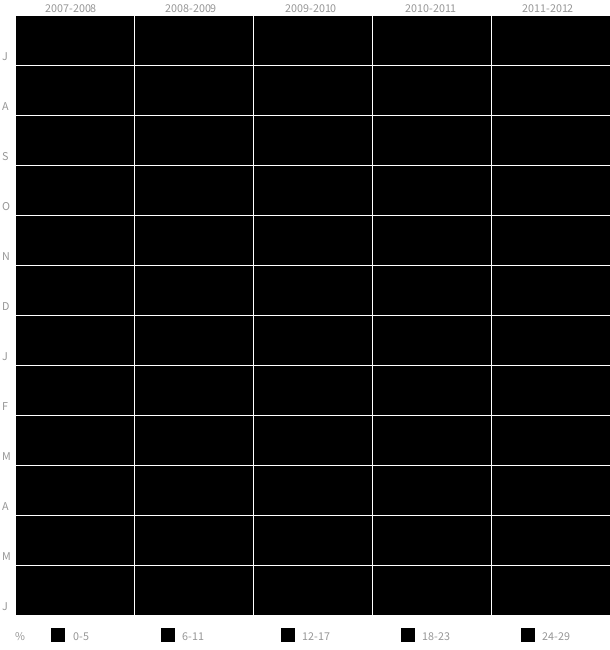
Frame 1 (no input)
Frame 60 (the mouse pressed at the canvas centre just before this capture): identical to frame 1, image omitted
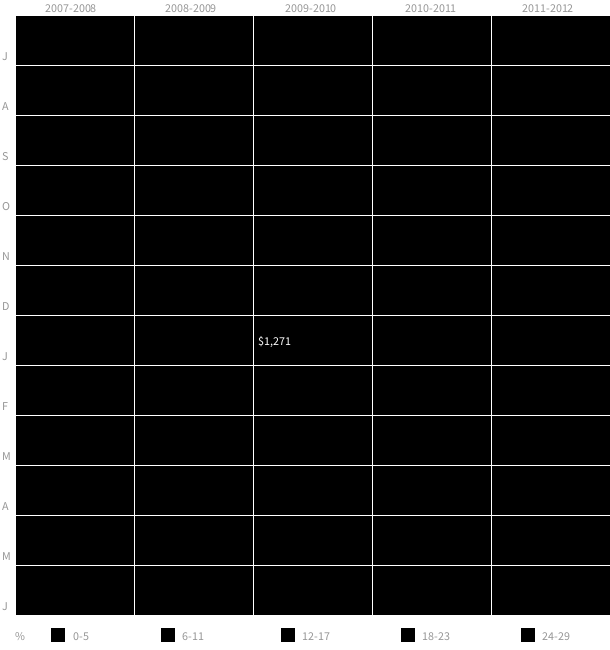
Frame 120 (the mouse held since frame 60 and released just before this capture)

The Processing sketch that drew these frames (run headless with seeded random() and noise(); from frame 60 on, the mouse is pressed at the canvas centre):

// Processing sketch: processing_88825
// ── processing_88825.pde

float y;
int x;
color group1 = color(#41F24D); //0%-5%
color group2 = color(#1DBF28); //6%-11%
color group3 = color(#00960A); //12%-17%
color group4 = color(#006106); //18%-23%
color group5 = color(#003804); //24%-29%

void setup() {
  size(610, 650);
  smooth();
  stroke(255);
  background(255);
  fill(150);
  text("%", 15, 640);
  fill(group1);
  rect(50, 627, 15, 15);
  fill(150);
  text("0-5", 73, 640);
  fill(group2);
  rect(160, 627, 15, 15);
  fill(150);
  text("6-11", 182, 640);
  fill(group3);
  rect(280, 627, 15, 15);
  fill(150);
  text("12-17", 302, 640);
  fill(group4);
  rect(400, 627, 15, 15);
  fill(150);
  text("18-23", 422, 640);
  fill(group5);
  rect(520, 627, 15, 15);
  fill(150);
  text("24-29", 542, 640);
      fill(150);
    text("J", 2, 60);
    text("A", 2, 110);
    text("S", 2, 160);
    text("O", 2, 210);
    text("N", 2, 260);
    text("D", 2, 310);
    text("J", 2, 360);
    text("F", 2, 410);
    text("M", 2, 460);
    text("A", 2, 510);
    text("M", 2, 560);
    text("J", 2, 610);
  text("2007-2008", 45, 12);
  text("2008-2009", 165, 12);
  text("2009-2010", 285, 12);
  text("2010-2011", 405, 12);
  text("2011-2012", 522, 12);
  
}

void draw() {
//2007-2008
  for(int i = 0; i < 12; i++) {
    y = i*(height/13)+15;
    x=15;
    fill(group1);
    rect(x, y, 120, 50);

         //August 07
    fill(group2);
    rect(x, (height/13)*1+15, 120, 50);
        if (mouseX < 120){
        if (mouseY > 65) {
        if (mouseY < 115) {
            fill(255);
            text("$4,714", x+5, 95);
        }}} else {
         }
         //September 07
    fill(group2);
    rect(x, (height/13)*2+15, 120, 50);
        if (mouseX < 120){
        if (mouseY > 115) {
        if (mouseY < 165) {
            fill(255);
            text("$3,095", x+5, 145);
        }}} else {
         }
         //October 07
    fill(group3);
    rect(x, (height/13)*3+15, 120, 50);
        if (mouseX < 120){
        if (mouseY > 165) {
        if (mouseY < 215) {
            fill(255);
            text("$7,606", x+5, 195);
        }}} else {
         }
         //November 07
    fill(group4);
    rect(x, (height/13)*4+15, 120, 50);
        if (mouseX < 120){
        if (mouseY > 215) {
        if (mouseY < 265) {
            fill(255);
            text("$10,311", x+5, 245);
        }}} else {
         }
         //January 08
    fill(group3);
    rect(x, (height/13)*6+15, 120, 50);
        if (mouseX < 120){
        if (mouseY > 315) {
        if (mouseY < 365) {
            fill(255);
            text("$7,455", x+5, 345);
        }}} else {
         }
        // February 08
    fill(group2);
    rect(x, (height/13)*7+15, 120, 50);
        if (mouseX < 120){
        if (mouseY > 365) {
        if (mouseY < 415) {
            fill(255);
            text("$5,971", x+5, 395);
        }}} else {
         }
    //April 08
    fill(group2);
    rect(x, (height/13)*9+15, 120, 50);
        if (mouseX < 120){
        if (mouseY > 465) {
        if (mouseY < 515) {
            fill(255);
            text("$4,032", x+5, 495);
        }}} else {
         }
         //May 08
        if (mouseX < 120){
        if (mouseY > 515) {
        if (mouseY < 565) {
            fill(255);
            text("$2,877", x+5, 545);
        }}} else {
         }
    //June 08
//    fill(group1);
 //   rect(x, (height/13)*11, 120, 50);
        if (mouseX < 120){
        if (mouseY > 565) {
        if (mouseY < 615) {
            fill(255);
            text("$2,200", x+5, 595);
        }}} else {
         }

  } 
          //July 2007
        if (mouseX < 120){
        if (mouseY > 15) {
        if (mouseY < 65) {
            fill(255);
            text("$650", x+5, 45);
        }}} else {
         }
 //December 07
//    fill(group1);
//    rect(x, (height/13)*5, 120, 50);
        if (mouseX < 120){
        if (mouseY > 265) {
        if (mouseY < 315) {
            fill(255);
            text("$1,125", x+5, 295);
        }}} else {
         }
                  //March 08
 //   fill(group1);
  //  rect(x, (height/13)*8, 120, 50);
        if (mouseX < 120){
        if (mouseY > 415) {
        if (mouseY < 465) {
            fill(255);
            text("$2,750", x+5, 445);
        }}} else {
         }
  //2008-2009      
  for(int i = 0; i < 12; i++) {
    y = i*(height/13)+15;
    x=((width/5)*1)+12;
    fill(group1);
    rect(x, y, 120, 50);
         //October08
    fill(group2);
    rect(x, (height/13)*3+15, 120, 50); 
         if (mouseX > 120){
        if (mouseX < 240) {
        if (mouseY > 165) {
        if (mouseY < 215) {
            fill(255);
            text("$2,551", x+5, 195);
        }}}} else {
         }
         //November08
    fill(group2);
    rect(x, (height/13)*4+15, 120, 50);
         if (mouseX > 120){
        if (mouseX < 240) {
        if (mouseY > 215) {
        if (mouseY < 265) {
            fill(255);
            text("$4,704", x+5, 245);
        }}}} else {
         }
         //January09
    fill(group2);
    rect(x, (height/13)*6+15, 120, 50);
         if (mouseX > 120){
        if (mouseX < 240) {
        if (mouseY > 315) {
        if (mouseY < 365) {
            fill(255);
            text("$2,893", x+5, 345);
        }}}} else {
         }
         //February09
    fill(group2);
    rect(x, (height/13)*7+15, 120, 50);
        if (mouseX > 120){
        if (mouseX < 240) {
        if (mouseY > 365) {
        if (mouseY < 415) {
            fill(255);
            text("$4,680", x+5, 395);
        }}}} else {
         }
         //March09
    fill(group5);
    rect(x, (height/13)*8+15, 120, 50);
        if (mouseX > 120){
        if (mouseX < 240) {
        if (mouseY > 415) {
        if (mouseY < 465) {
            fill(255);
            text("$12,654", x+5, 445);
        }}}} else {
         }
         //April09
    fill(group3);
    rect(x, (height/13)*9+15, 120, 50);
        if (mouseX > 120){
        if (mouseX < 240) {
        if (mouseY > 465) {
        if (mouseY < 515) {
            fill(255);
            text("$7,038", x+5, 495);
        }}}} else {
         }
         //May09
    fill(group1);
    rect(x, (height/13)*10+15, 120, 50);
        if (mouseX > 120){
        if (mouseX < 240) {
        if (mouseY > 515) {
        if (mouseY < 565) {
            fill(255);
            text("$2,100", x+5, 545);
        }}}} else {
         }
        // June09
    fill(group3);
    rect(x, (height/13)*11+15, 120, 50);
        if (mouseX > 120){
        if (mouseX < 240) {
        if (mouseY > 565) {
        if (mouseY < 615) {
            fill(255);
            text("$5,414", x+5, 595);
        }}}} else {
         }
  }
      //July 08
        if (mouseX > 120){
        if (mouseX <240) {
        if (mouseY >15) {
        if (mouseY < 65) {
            fill(255);
            text("$0", x+5, 45);
        }}}} else {
         }
         //August08
        if (mouseX > 120){
        if (mouseX < 240) {
        if (mouseY > 65) {
        if (mouseY < 115) {
            fill(255);
            text("$1,066", x+5, 95);
        }}}} else {
         }
         //September08
        if (mouseX > 120){
        if (mouseX < 240) {
        if (mouseY > 115) {
        if (mouseY < 165) {
            fill(255);
            text("$0", x+5, 145);
        }}}} else {
         }
        //December08
         if (mouseX > 120){
        if (mouseX < 240) {
        if (mouseY > 265) {
        if (mouseY < 315) {
            fill(255);
            text("$149", x+5, 295);
        }}}} else {
         }
//2009-2010
  for(int i = 0; i < 12; i++) {
    y = i*(height/13)+15;
    x=((width/5)*2)+9;
    fill(group1);
    rect(x, y, 120, 50);
         //October09
    fill(group2);
    rect(x, (height/13)*3+15, 120, 50);
         if (mouseX > 240){
        if (mouseX < 360) {
        if (mouseY > 165) {
        if (mouseY < 215) {
            fill(255);
            text("$3,201", x+5, 195);
        }}}} else {
         }
         //November09
    fill(group4);
    rect(x, (height/13)*4+15, 120, 50);
         if (mouseX > 240){
        if (mouseX < 360) {
        if (mouseY > 215) {
        if (mouseY < 265) {
            fill(255);
            text("$9,308", x+5, 245);
        }}}} else {
         }
         //December09
    fill(group2);
    rect(x, (height/13)*5+15, 120, 50);
         if (mouseX > 240){
        if (mouseX < 360) {
        if (mouseY > 265) {
        if (mouseY < 315) {
            fill(255);
            text("$4,153", x+5, 295);
        }}}} else {
         }
         //March10
    fill(group4);
    rect(x, (height/13)*8+15, 120, 50);
        if (mouseX > 240){
        if (mouseX < 360) {
        if (mouseY > 415) {
        if (mouseY < 465) {
            fill(255);
            text("$8,961", x+5, 445);
        }}}} else {
         }
         //April10
    fill(group3);
    rect(x, (height/13)*9+15, 120, 50);
        if (mouseX > 240){
        if (mouseX < 360) {
        if (mouseY > 465) {
        if (mouseY < 515) {
            fill(255);
            text("$8,297", x+5, 495);
        }}}} else {
         }
         //May10
    fill(group2);
    rect(x, (height/13)*10+15, 120, 50);
        if (mouseX > 240){
        if (mouseX < 360) {
        if (mouseY > 515) {
        if (mouseY < 565) {
            fill(255);
            text("$2,800", x+5, 545);
        }}}} else {
         }
        // June10
    fill(group2);
    rect(x, (height/13)*11+15, 120, 50);
        if (mouseX > 240){
        if (mouseX < 360) {
        if (mouseY > 565) {
        if (mouseY < 615) {
            fill(255);
            text("$5,150", x+5, 595);
        }}}} else {
         }
  }
      //July09
        if (mouseX > 240){
        if (mouseX < 360) {
        if (mouseY > 15) {
        if (mouseY < 65) {
            fill(255);
            text("$2,000", x+5, 45);
        }}}} else {
         }
         //August09
        if (mouseX > 240){
        if (mouseX < 360) {
        if (mouseY > 65) {
        if (mouseY < 115) {
            fill(255);
            text("$1,400", x+5, 95);
        }}}} else {
         }
         //September09
        if (mouseX > 240){
        if (mouseX < 360) {
        if (mouseY > 115) {
        if (mouseY < 165) {
            fill(255);
            text("$0", x+5, 145);
        }}}} else {
         }
                  //January10
//    fill(group1);
 //   rect(x, (height/13)*6, 120, 50);
         if (mouseX > 240){
        if (mouseX < 360) {
        if (mouseY > 315) {
        if (mouseY < 365) {
            fill(255);
            text("$1,271", x+5, 345);
        }}}} else {
         }
         //February10
//    fill(group1);
//    rect(x, (height/13)*7, 120, 50);
        if (mouseX > 240){
        if (mouseX < 360) {
        if (mouseY > 365) {
        if (mouseY < 415) {
            fill(255);
            text("$2,630", x+5, 395);
        }}}} else {
         }
//2010-2011
  for(int i = 0; i < 12; i++) {
    y = i*(height/13)+15;
    x=((width/5)*3)+6;
    fill(group1);
    rect(x, y, 120, 50);
    //July10
        fill(group2);
        rect(x, (height/13)*0+15, 120, 50);
        if (mouseX > 360){
        if (mouseX < 480) {
        if (mouseY > 15) {
        if (mouseY < 65) {
            fill(255);
            text("$5,100", x+5, 45);
        }}}} else {
         }
         //October10
        fill(group3);
        rect(x, (height/13)*3+15, 120, 50);
         if (mouseX > 360){
        if (mouseX < 480) {
        if (mouseY > 165) {
        if (mouseY < 215) {
            fill(255);
            text("$8,277", x+5, 195);
        }}}} else {
         }
         //November10
        fill(group4);
        rect(x, (height/13)*4+15, 120, 50);
         if (mouseX > 360){
        if (mouseX < 480) {
        if (mouseY > 215) {
        if (mouseY < 265) {
            fill(255);
            text("$12,489", x+5, 245);
        }}}} else {
         }
         //January11
    fill(group2);
    rect(x, (height/13)*6+15, 120, 50);
         if (mouseX > 360){
        if (mouseX < 480) {
        if (mouseY > 315) {
        if (mouseY < 365) {
            fill(255);
            text("$5,260", x+5, 345);
        }}}} else {
         }
         //February11
    fill(group3);
    rect(x, (height/13)*7+15, 120, 50);
        if (mouseX > 360){
        if (mouseX < 480) {
        if (mouseY > 365) {
        if (mouseY < 415) {
            fill(255);
            text("$7,953", x+5, 395);
        }}}} else {
         }
         //March11
    fill(group3);
    rect(x, (height/13)*8+15, 120, 50);
        if (mouseX > 360){
        if (mouseX < 480) {
        if (mouseY > 415) {
        if (mouseY < 465) {
            fill(255);
            text("$9,447", x+5, 445);
        }}}} else {
         }
         //April11
    fill(group3);
    rect(x, (height/13)*9+15, 120, 50);
        if (mouseX > 360){
        if (mouseX < 480) {
        if (mouseY > 465) {
        if (mouseY < 515) {
            fill(255);
            text("$7,475", x+5, 495);
        }}}} else {
         }
  }
           //August10
        if (mouseX > 360){
        if (mouseX < 480) {
        if (mouseY > 65) {
        if (mouseY < 115) {
            fill(255);
            text("$1,124", x+5, 95);
        }}}} else {
         }
         //September10
        if (mouseX > 360){
        if (mouseX < 480) {
        if (mouseY > 115) {
        if (mouseY < 165) {
            fill(255);
            text("$2,580", x+5, 145);
        }}}} else {
         }
                  //December10
//    fill(group4);
  //  rect(x, (height/13)*5, 120, 50);
         if (mouseX > 360){
        if (mouseX < 480) {
        if (mouseY > 265) {
        if (mouseY < 315) {
            fill(255);
            text("$700", x+5, 295);
        }}}} else {
         }
                  //May11
        if (mouseX > 360){
        if (mouseX < 480) {
        if (mouseY > 515) {
        if (mouseY < 565) {
            fill(255);
            text("$2,300", x+5, 545);
        }}}} else {
         }
        // June11
        if (mouseX > 360){
        if (mouseX < 480) {
        if (mouseY > 565) {
        if (mouseY < 615) {
            fill(255);
            text("$290", x+5, 595);
        }}}} else {
         }
//2011, 2012
  for(int i = 0; i < 12; i++) {
    y = i*(height/13)+15;
    x=((width/5)*4)+3;
    fill(group1);
    rect(x, y, 120, 50);
         //October11
        fill(group3);
        rect(x, (height/13)*3+15, 120, 50);
        if (mouseX > 480) {
        if (mouseY > 165) {
        if (mouseY < 215) {
            fill(255);
            text("$8,341", x+5, 195);
        }}} else {
         }
         //November
        fill(group4);
        rect(x, (height/13)*4+15, 120, 50);
        if (mouseX > 480) {
        if (mouseY > 215) {
        if (mouseY < 265) {
            fill(255);
            text("$10,313", x+5, 245);
        }}} else {
         }
         //March12
        fill(group5);
        rect(x, (height/13)*8+15, 120, 50);
        if (mouseX > 480) {
        if (mouseY > 415) {
        if (mouseY < 465) {
            fill(255);
            text("$12,791", x+5, 445);
        }}} else {
         }
         //April12
    fill(group3);
    rect(x, (height/13)*9+15, 120, 50);
        if (mouseX > 480) {
        if (mouseY > 465) {
        if (mouseY < 515) {
            fill(255);
            text("$7,961", x+5, 495);
        }}} else {
         }
         //May12
        fill(group2);
        rect(x, (height/13)*10+15, 120, 50);
        if (mouseX > 480) {
        if (mouseY > 515) {
        if (mouseY < 565) {
            fill(255);
            text("$3,675", x+5, 545);
        }}} else {
         }

  }      
  //June12   
          if (mouseX > 480) {
        if (mouseY > 565) {
        if (mouseY < 615) {
            fill(255);
            text("$2,787", x+5, 595);
        }}} else {
         }
             //July11
             if (mouseX > 480) {
             if (mouseY >15) {
        if (mouseY < 65) {
            fill(255);
            text("$0", x+5, 45);
        }}} else {
         }
         //August11
        if (mouseX > 480) {
        if (mouseY > 65) {
        if (mouseY < 115) {
            fill(255);
            text("$0", x+5, 95);
        }}} else {
         }
         //September11
        if (mouseX > 480) {
        if (mouseY > 115) {
        if (mouseY < 165) {
            fill(255);
            text("$1,173", x+5, 145);
        }}} else {
         }
                  //December11
        if (mouseX > 480) {
        if (mouseY > 265) {
        if (mouseY < 315) {
            fill(255);
            text("$1,800", x+5, 295);
        }}} else {
         }
         //January12
        if (mouseX > 480) {
        if (mouseY > 315) {
        if (mouseY < 365) {
            fill(255);
            text("$2,800", x+5, 345);
        }}} else {
         }
         //February12
        if (mouseX > 480) {
        if (mouseY > 365) {
        if (mouseY < 415) {
            fill(255);
            text("$1,750", x+5, 395);
        }}} else {
         }
}
